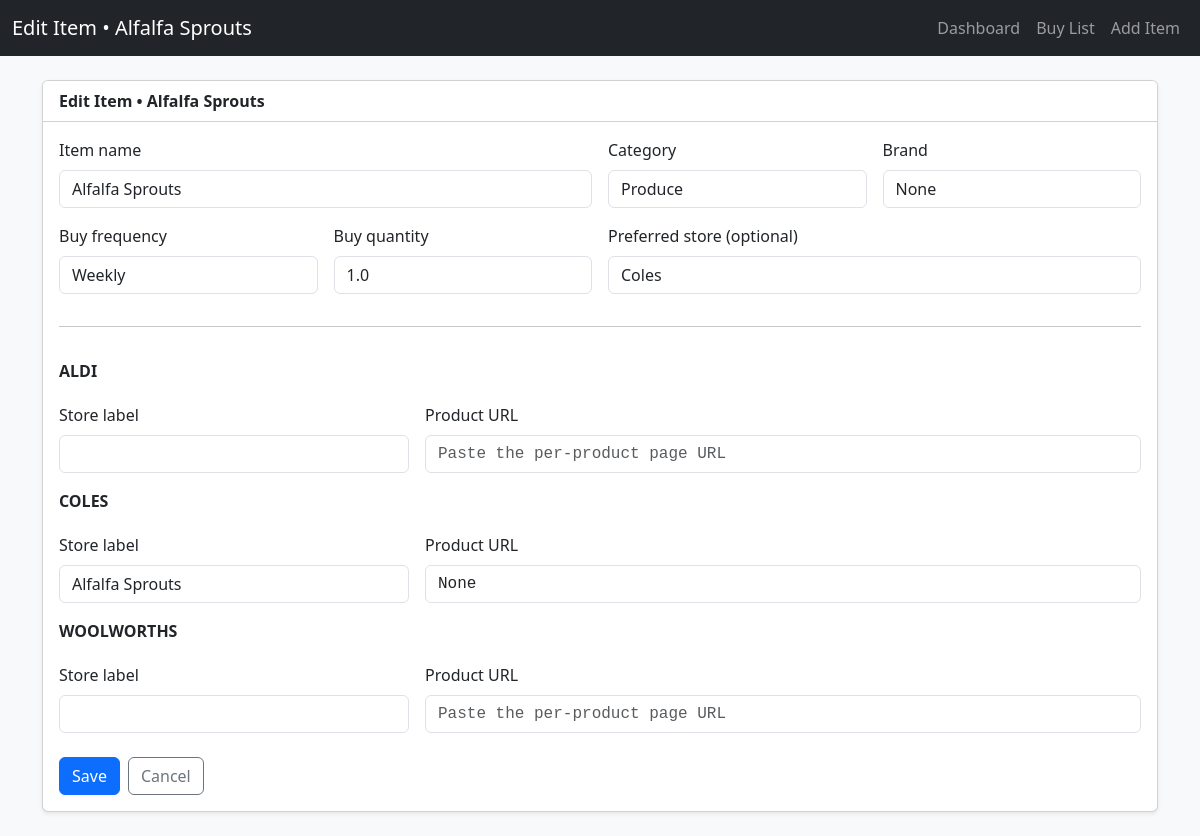
Page /items/1 on the committed database.
### app/models.py (models this page shows)
class Item(Base):
    __tablename__ = "items"
    id = Column(Integer, primary_key=True)
    name = Column(String, nullable=False)
    category = Column(String, nullable=True)
    brand = Column(String, nullable=True)
    buy_freq = Column(String, nullable=True)
    buy_qty = Column(Float, nullable=True)
    preferred_store = Column(String, nullable=True)
    links = relationship("StoreLink", back_populates="item", cascade="all, delete-orphan")
    prices = relationship("PriceHistory", back_populates="item", cascade="all, delete-orphan")

class StoreLink(Base):
    __tablename__ = "store_links"
    id = Column(Integer, primary_key=True)
    item_id = Column(Integer, ForeignKey("items.id"), nullable=False)
    store_id = Column(Integer, ForeignKey("stores.id"), nullable=False)
    store_label = Column(String, nullable=True)   # product name as known in that store
    url = Column(Text, nullable=True)
    item = relationship("Item", back_populates="links")
    store = relationship("Store", back_populates="links")
    __table_args__ = (
        UniqueConstraint("item_id", "store_id", name="uq_item_store"),
    )

### app/main.py (the view)
@app.get("/items/{item_id}", response_class=HTMLResponse)
def item_edit_form(request: Request, item_id: int):
    db = SessionLocal()
    try:
        item = db.query(Item).filter(Item.id == item_id).one()
        stores = db.query(Store).order_by(Store.name.asc()).all()
        links = {sl.store.name: sl for sl in db.query(StoreLink).join(Store).filter(StoreLink.item_id == item_id).all()}
        return templates.TemplateResponse(
            "item_form.html",
            {"request": request, "title": f"Edit Item • {item.name}", "item": item, "stores": stores, "links": links},
        )
    finally:
        db.close()

### templates/item_form.html
{% extends "base.html" %}
{% block content %}
<div class="card shadow-sm">
  <div class="card-header bg-white fw-semibold">{{ title }}</div>
  <div class="card-body">
    <form method="post" action="{% if item %}/items/{{ item.id }}{% else %}/items/new{% endif %}">
      <div class="row g-3">
        <div class="col-md-6">
          <label class="form-label">Item name</label>
          <input class="form-control" name="name" value="{{ item.name if item else '' }}" required>
        </div>
        <div class="col-md-3">
          <label class="form-label">Category</label>
          <input class="form-control" name="category" value="{{ item.category if item else '' }}">
        </div>
        <div class="col-md-3">
          <label class="form-label">Brand</label>
          <input class="form-control" name="brand" value="{{ item.brand if item else '' }}">
        </div>
        <div class="col-md-3">
          <label class="form-label">Buy frequency</label>
          <input class="form-control" name="buy_freq" value="{{ item.buy_freq if item else '' }}" placeholder="Weekly / Fortnightly / Monthly">
        </div>
        <div class="col-md-3">
          <label class="form-label">Buy quantity</label>
          <input class="form-control" name="buy_qty" value="{{ item.buy_qty if item and item.buy_qty is not none else '' }}" placeholder="e.g. 1 or 0.5">
        </div>
        <div class="col-md-6">
          <label class="form-label">Preferred store (optional)</label>
          <input class="form-control" name="preferred_store" value="{{ item.preferred_store if item else '' }}">
        </div>
        <div class="col-12"><hr></div>
        {% set al = links.get("ALDI") %}
        <div class="col-12"><div class="fw-semibold mb-1">ALDI</div></div>
        <div class="col-md-4">
          <label class="form-label">Store label</label>
          <input class="form-control" name="aldi_label" value="{{ al.store_label if al else '' }}">
        </div>
        <div class="col-md-8">
          <label class="form-label">Product URL</label>
          <input class="form-control mono" name="aldi_url" value="{{ al.url if al else '' }}" placeholder="Paste the per-product page URL">
        </div>
        {% set co = links.get("COLES") %}
        <div class="col-12 mt-3"><div class="fw-semibold mb-1">COLES</div></div>
        <div class="col-md-4">
          <label class="form-label">Store label</label>
          <input class="form-control" name="coles_label" value="{{ co.store_label if co else '' }}">
        </div>
        <div class="col-md-8">
          <label class="form-label">Product URL</label>
          <input class="form-control mono" name="coles_url" value="{{ co.url if co else '' }}" placeholder="Paste the per-product page URL">
        </div>
        {% set wo = links.get("WOOLWORTHS") %}
        <div class="col-12 mt-3"><div class="fw-semibold mb-1">WOOLWORTHS</div></div>
        <div class="col-md-4">
          <label class="form-label">Store label</label>
          <input class="form-control" name="woolies_label" value="{{ wo.store_label if wo else '' }}">
        </div>
        <div class="col-md-8">
          <label class="form-label">Product URL</label>
          <input class="form-control mono" name="woolies_url" value="{{ wo.url if wo else '' }}" placeholder="Paste the per-product page URL">
        </div>
        <div class="col-12 mt-4 d-flex gap-2">
          <button class="btn btn-primary" type="submit">Save</button>
          <a class="btn btn-outline-secondary" href="/">Cancel</a>
        </div>
      </div>
    </form>
  </div>
</div>
{% endblock %}

### templates/base.html (style rules this page uses)
.mono { font-family: ui-monospace, SFMono-Regular, Menlo, Monaco, Consolas, "Liberation Mono", "Courier New", monospace; }

### rows in the picture
Item: name "Alfalfa Sprouts", category "Produce", brand "None", buy_freq "Weekly", buy_qty "1.0", preferred_store "Coles"
StoreLink: coles_label "Alfalfa Sprouts", coles_url "None"

### other values in the picture
{{ title }} "Edit Item • Alfalfa Sprouts"
